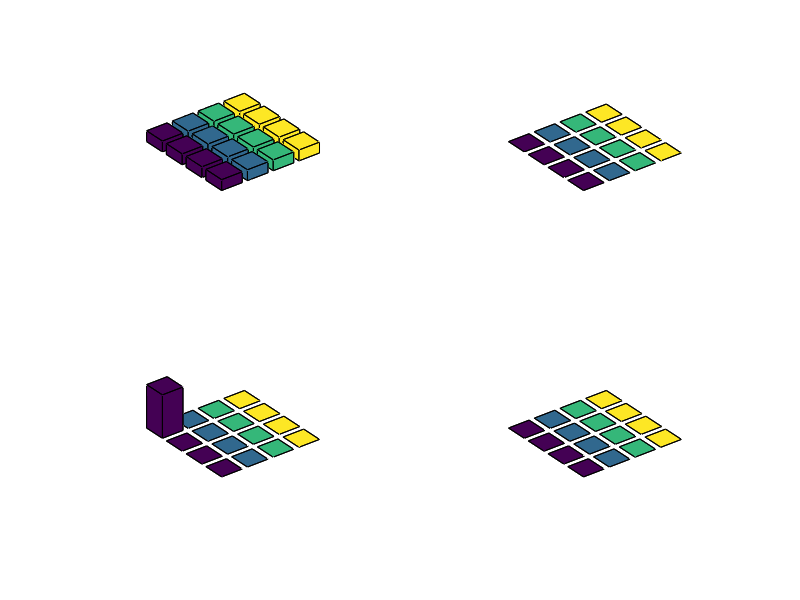
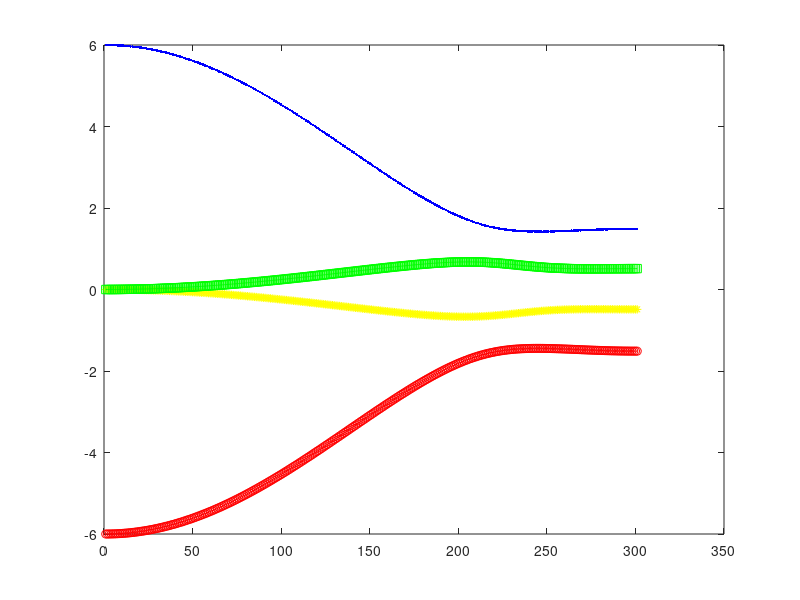
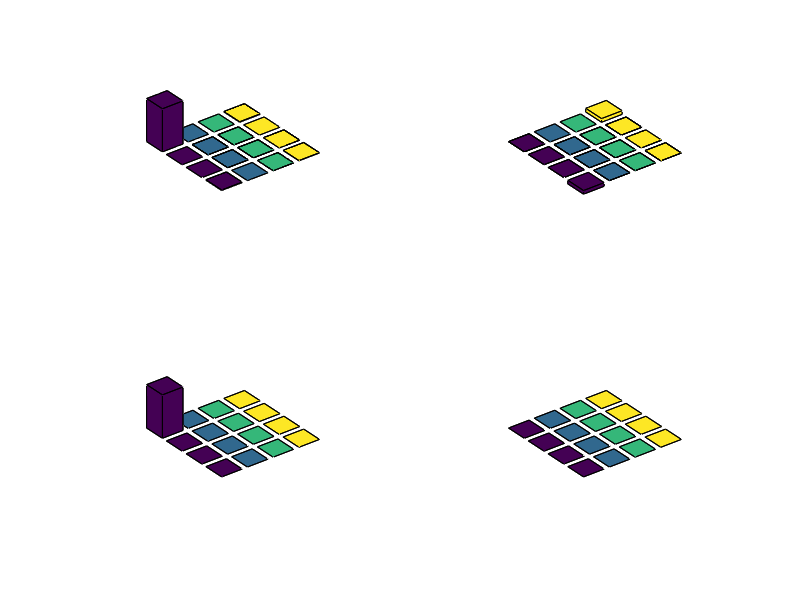

Reproduce these figures in MATLAB, in order.

clear all;

%--------------------------------------------------------------------------

s1 = [1 0; 0 1];

sx = [0 1; 1 0];

sy = [0 -1i; 1i 0];

sz = [1 0; 0 -1];


ap = [0 0; 1 0];

am = [0 1; 0 0];


sm = sx - 1i * sy;


sp = sx + 1i * sy;

%--------------------------------------------------------------------------


G = 3;

J = -1;


H_final = J * kron(sz, sz) - 0.5 * kron(sz, s1) - 0.0125 * kron(s1, sz); 


H_inicial =  - G * (kron(sx, s1) + kron(s1, sx));


%--------------------------------------------------------------------------


[vet, val] = eig(H_final)


ket_alv = vet(:, 1);


rho_alv = ket_alv * ket_alv';


[vet, val] = eig(H_inicial)


ket_ini = vet(:, 1);


rho_ini = ket_ini * ket_ini'; 


% ket_ini = [0.9 -0.7 -0.5 0.6]'; 


% rho_ini = ket_ini * ket_ini'; 


%--------------------------------------------------------------------------

dt = 0.1;

%--------------------------------------------------------------------------


n = 1;

Np = 300;

rho_t = rho_ini; 

%----------------------------- plots --------------------------------------

figure(1);


subplot(2,2,1);

bar3(real(rho_t));

axis off;

axis([0 5 0 5 -1 1]);


subplot(2,2,2);

bar3(imag(rho_t));

axis off;

axis([0 5 0 5 -1 1]);


subplot(2,2,3);

bar3(real(rho_alv));

axis off;

axis([0 5 0 5 -1 1]);


subplot(2,2,4);

bar3(imag(rho_alv));

axis off;

axis([0 5 0 5 -1 1]);


drawnow;

%--------------------------------------------------------------------------


for t = 0:1:Np;
    
    
    % fff = -t/Np + 1;
    
     fff = (tanh(3*t * dt - 1) + 1) / 2;
    
    
    fff = 1 * (cos( pi * t / Np) + 1) / 2;

    
    H_i = fff * H_inicial; 
    
   
    H_f = (1 - fff) * H_final; 

    
    U = expm(-1i * H_f * dt / 2) * expm(-1i * H_i * dt) * expm(-1i * H_f * dt / 2);
    
    
    rho_t = U * rho_t * U';
    
   
    

%--------------------------------------------------------------------------    
    
   [vet, val] = eig(H_i + H_f); erg(:, n) = diag(val);

   k(n) = n; 

%--------------------------------------------------------------------------    

   ggg(n) = fff; 

%--------------------------------------------------------------------------

   n = n + 1;
   
end;

figure(2);

plot(k, erg(1,:), '-ro', k, erg(2,:), '-y*', k, erg(3,:), '-gs', k, erg(4,:), '-b.')


%----------------------------- plots --------------------------------------

figure(3);


subplot(2,2,1);

bar3(real(rho_t));

axis off;

axis([0 5 0 5 -1 1]);


subplot(2,2,2);

bar3(imag(rho_t));

axis off;

axis([0 5 0 5 -1 1]);


subplot(2,2,3);

bar3(real(rho_alv));

axis off;

axis([0 5 0 5 -1 1]);


subplot(2,2,4);

bar3(imag(rho_alv));

axis off;

axis([0 5 0 5 -1 1]);


drawnow;


